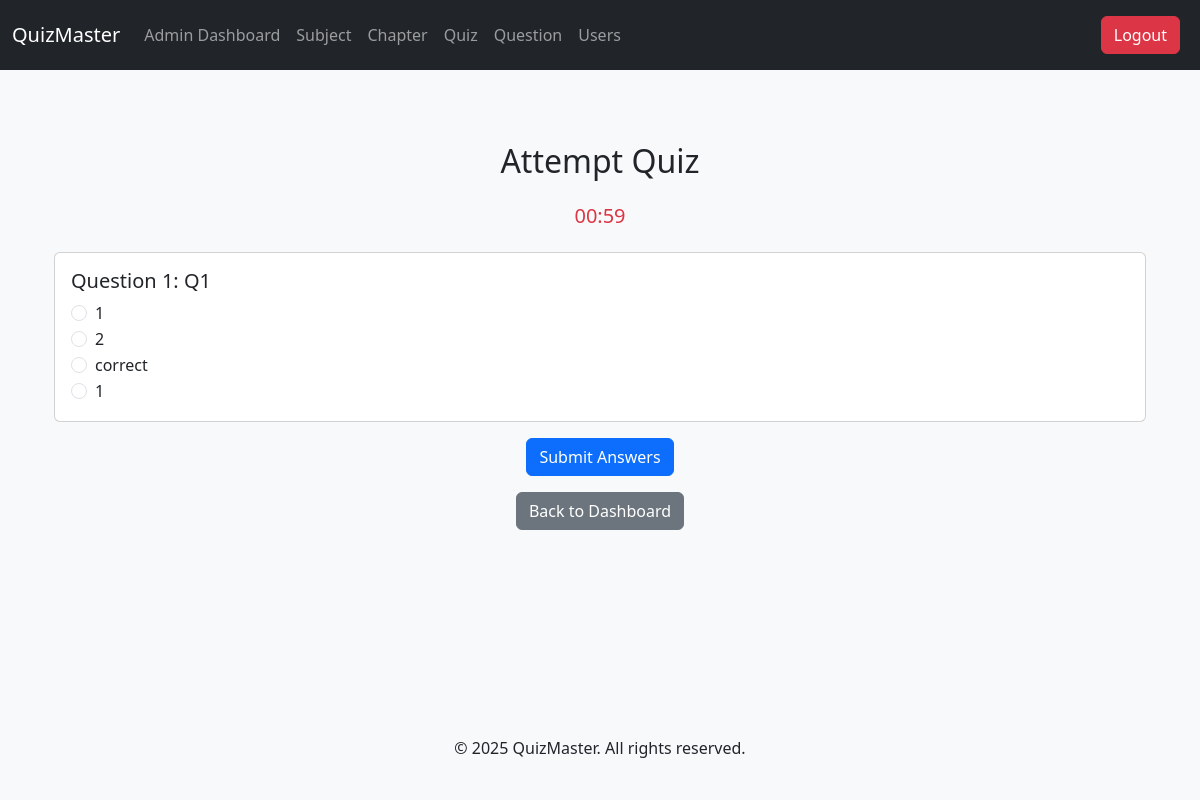
The app's page /attempt-quiz/1 (signed in), older data.
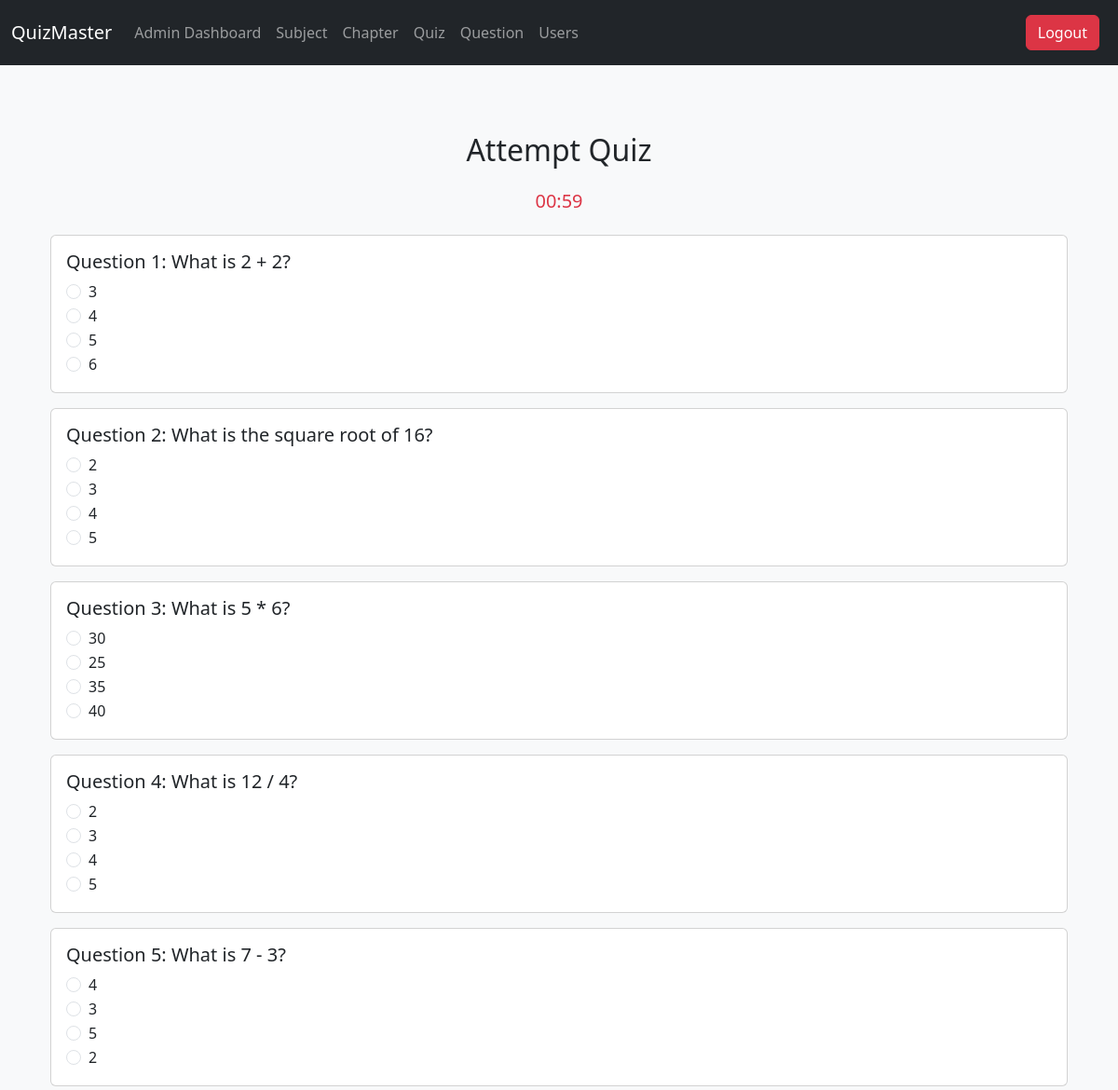
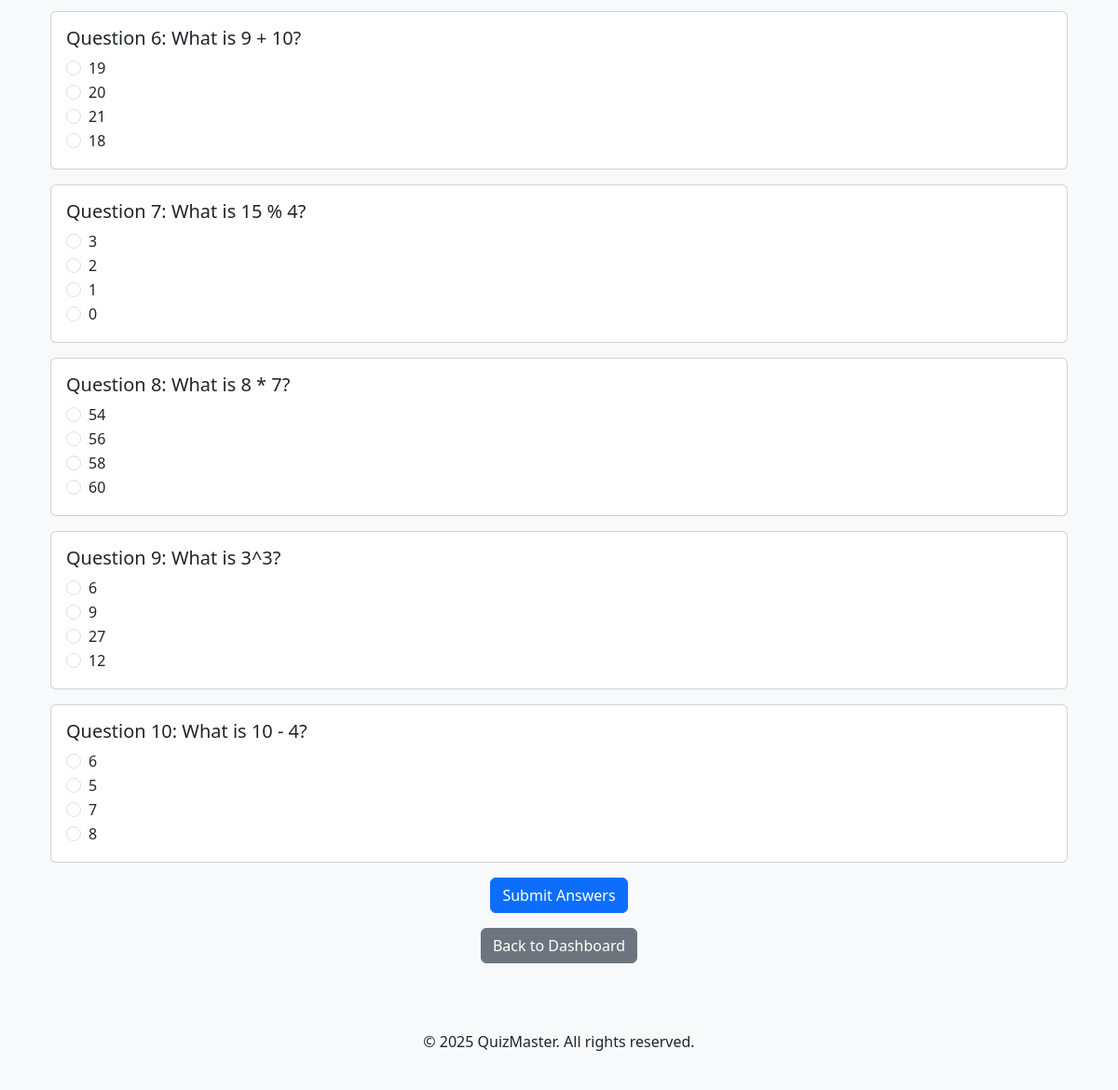
The same page, newer data (2 pictures, top to bottom).
### tables this page shows
CREATE TABLE questions (
            id INTEGER PRIMARY KEY AUTOINCREMENT,
            quiz_id INTEGER,
            question_statement TEXT NOT NULL,
            option1 TEXT NOT NULL,
            option2 TEXT NOT NULL,
            option3 TEXT,
            option4 TEXT,
            correct_option INTEGER, -- This will store the index of the correct option (1-4)
            FOREIGN KEY (quiz_id) REFERENCES quizzes(id)
        );

### app.py (the view, shortened to what this page needs)
@app.route('/attempt-quiz/<int:quiz_id>', methods=['GET', 'POST'])
def attempt_quiz(quiz_id):
    if 'username' not in session:
        return redirect(url_for('home'))
    conn = sqlite3.connect('database.db')
    cursor = conn.cursor()
    cursor.execute("SELECT id, question_statement, option1, option2, option3, option4 FROM questions WHERE quiz_id = ?", (quiz_id,))
    questions = cursor.fetchall()
    cursor.execute("SELECT time_duration FROM quizzes WHERE id = ?", (quiz_id,))
    total_duration = cursor.fetchone()[0]  # Get the total duration in minutes
    total_duration *= 60  # Convert to seconds
    conn.close()
    return render_template('attempt_quiz.html', quiz_id=quiz_id, questions=questions, total_duration=total_duration)

### app.py (called while the page is built)
@login_manager.user_loader
def load_user(user_id):
    conn = sqlite3.connect('database.db')
    cursor = conn.cursor()
    cursor.execute("SELECT id, username, role FROM users WHERE id=?", (user_id,))
    user = cursor.fetchone()
    conn.close()
    if user:
        return User(user[0], user[1], user[2])
    return None

### templates/attempt_quiz.html (shortened to what this page needs)
{% extends "base.html" %}
{% block content %}
<div class="container mt-5">
    <h2 class="text-center mb-4">Attempt Quiz</h2>
    <div class="text-center mb-4">
        <h5 id="timer" class="text-danger"></h5>
    </div>
    <form id="quizForm" method="POST" action="{{ url_for('attempt_quiz', quiz_id=quiz_id) }}">
        {% for question in questions %}
            <div class="card mb-3">
                <div class="card-body">
                    <h5 class="card-title">Question {{ loop.index }}: {{ question[1] }}</h5>
                    <div class="form-check">
                        <input type="radio" class="form-check-input" name="question_{{ question[0] }}" value="1" required>
                        <label class="form-check-label">{{ question[2] }}</label>
                    </div>
                    <div class="form-check">
                        <input type="radio" class="form-check-input" name="question_{{ question[0] }}" value="2">
                        <label class="form-check-label">{{ question[3] }}</label>
                    </div>
                    <div class="form-check">
                        <input type="radio" class="form-check-input" name="question_{{ question[0] }}" value="3">
                        <label class="form-check-label">{{ question[4] }}</label>
                    </div>
                    <div class="form-check">
                        <input type="radio" class="form-check-input" name="question_{{ question[0] }}" value="4">
                        <label class="form-check-label">{{ question[5] }}</label>
                    </div>
                </div>
            </div>
        {% endfor %}
        <div class="text-center">
            <button type="submit" class="btn btn-primary">Submit Answers</button>
        </div>
    </form>
    <div class="text-center mt-3">
        <a href="{{ url_for('user_dashboard') }}" class="btn btn-secondary">Back to Dashboard</a>
    </div>
</div>
{% endblock %}

Row changes from the older to the newer data that the page shows:
changed questions: question_statement "Q1" → "What is 2 + 2?"; option1 "1" → "3"; option2 "2" → "4"; option3 "correct" → "5"; option4 "1" → "6"
added questions: question_statement "What is the square root of 16?", option1 "2", option2 "3", option3 "4", option4 "5"
added questions: question_statement "What is 5 * 6?", option1 "30", option2 "25", option3 "35", option4 "40"
added questions: question_statement "What is 12 / 4?", option1 "2", option2 "3", option3 "4", option4 "5"
added questions: question_statement "What is 7 - 3?", option1 "4", option2 "3", option3 "5", option4 "2"
added questions: question_statement "What is 9 + 10?", option1 "19", option2 "20", option3 "21", option4 "18"
added questions: question_statement "What is 15 % 4?", option1 "3", option2 "2", option3 "1", option4 "0"
added questions: question_statement "What is 8 * 7?", option1 "54", option2 "56", option3 "58", option4 "60"
added questions: question_statement "What is 3^3?", option1 "6", option2 "9", option3 "27", option4 "12"
added questions: question_statement "What is 10 - 4?", option1 "6", option2 "5", option3 "7", option4 "8"
